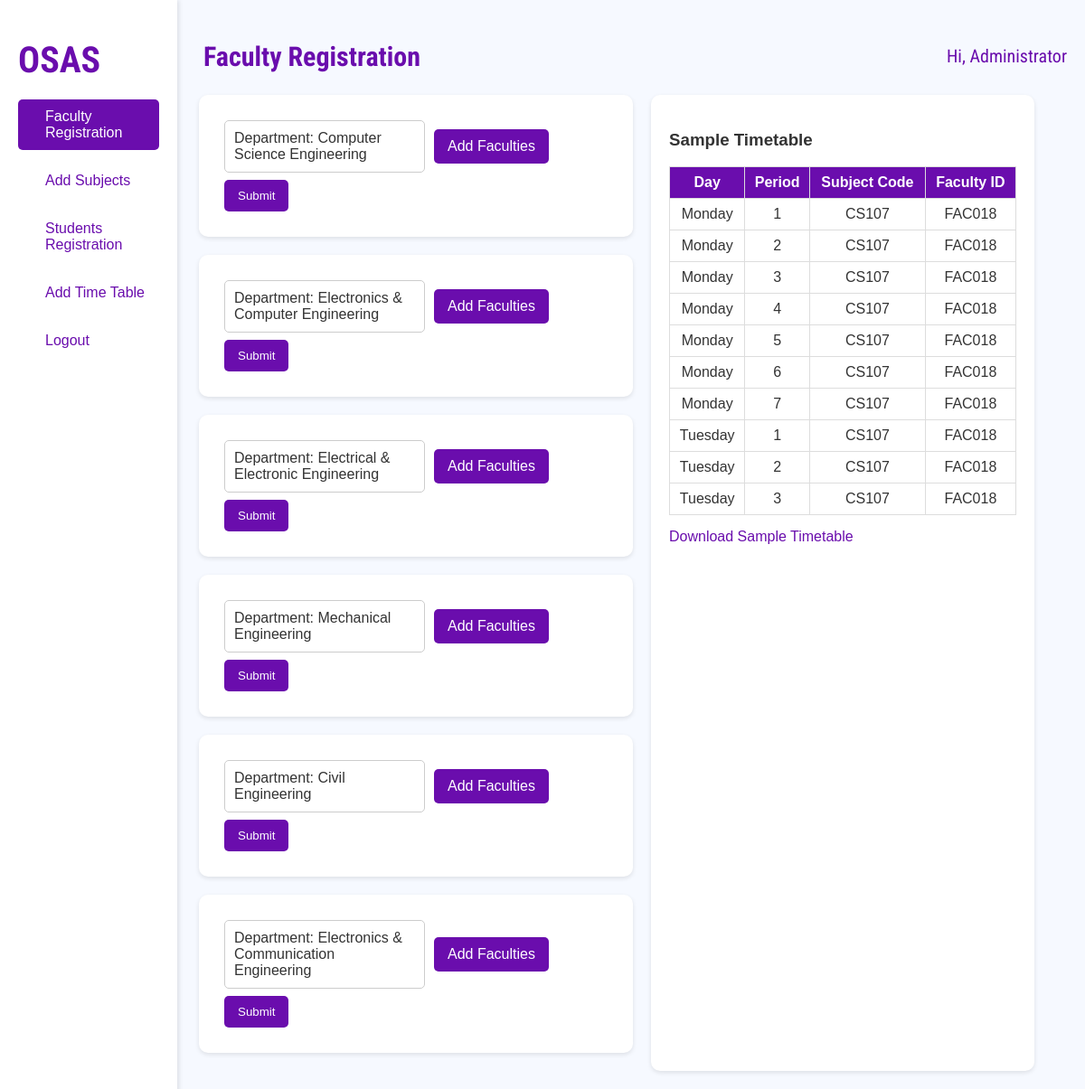
Page /faculty/ (signed in) on the committed database.
### osasapp/models.py (models this page shows, shortened)
class Department(models.Model):
    name = models.CharField(max_length=255, unique=True)
    code = models.CharField(max_length=6, unique=True)

### osasapp/views.py (the view)
# urls.py: path('faculty/',views.faculty,name='faculty'), # admin start page
def faculty(request):
    if request.session.get('user_type') == 'admin':
        departments = Department.objects.all()
        return render(request, "Admin/faculty.html", {"departments": departments})
    else:
        messages.error(request, "You are not authorized to access this page.")
        return redirect('login')

### osasapp/templates/Admin/faculty.html (shortened to what this page needs)
{% load static %}
<!DOCTYPE html>
<html lang="en">
<head>
</head>
<body>
    <div class="container">
        <aside class="sidebar">
            <h1 class="logo">OSAS</h1>
            <ul class="menu">
                <li class="menu-item active">Faculty Registration</li>
                <a href="{% url 'subject' %}"><li class="menu-item">Add Subjects</li></a>
                <a href="{% url 'student' %}"><li class="menu-item">Students Registration</li></a>
                <a href="{% url 'timetable' %}"><li class="menu-item">Add Time Table</li></a>
                <a href="{% url 'logout' %}"><li class="menu-item">Logout</li></a>
            </ul>
        </aside>
        <main class="main-content">
            <header class="header">
                <h2>Faculty Registration</h2>
                <div class="user-profile">
                    <span>Hi, {{ request.session.full_name }}</span>
                </div>
            </header>
            <div class="section">
                <div class="left-section">
                    {% for department in departments %}
                    <section class="content">
                        <form method="POST" enctype="multipart/form-data" action="{% url 'upload_faculty' %}">
                            <div class="form-group">
                                <div class="dropdown">Department: {{ department.name }}</div>
                                <label for="faculty_file_{{ department.code }}" class="custom-file-upload">Add Faculties</label>
                            </div>
                            <div class="form-group">
                                <button type="submit" class="btn">Submit</button>
                            </div>
                        </form>
                    </section>
                    {% endfor %}
                </div>
                <div class="right-section">
                    <h3>Sample Timetable</h3>
                    <table>
                        <tr>
                            <th>Day</th>
                            <th>Period</th>
                            <th>Subject Code</th>
                            <th>Faculty ID</th>
                        </tr>
                        <tr><td>Monday</td><td>1</td><td>CS107</td><td>FAC018</td></tr>
                        <tr><td>Monday</td><td>2</td><td>CS107</td><td>FAC018</td></tr>
                        <tr><td>Monday</td><td>3</td><td>CS107</td><td>FAC018</td></tr>
                        <tr><td>Monday</td><td>4</td><td>CS107</td><td>FAC018</td></tr>
                        <tr><td>Monday</td><td>5</td><td>CS107</td><td>FAC018</td></tr>
                        <tr><td>Monday</td><td>6</td><td>CS107</td><td>FAC018</td></tr>
                        <tr><td>Monday</td><td>7</td><td>CS107</td><td>FAC018</td></tr>
                        <tr><td>Tuesday</td><td>1</td><td>CS107</td><td>FAC018</td></tr>
                        <tr><td>Tuesday</td><td>2</td><td>CS107</td><td>FAC018</td></tr>
                        <tr><td>Tuesday</td><td>3</td><td>CS107</td><td>FAC018</td></tr>
                    </table>
                    <a href="{% static 'timetable_sample.xlsx' %}" class="download-link" download>Download Sample Timetable</a>
                </div>
            </div>
        </main>
    </div>
</body>
</html>

### osasapp/templates/Admin/faculty.html (style rules this page uses)
body { margin: 0; font-family: Arial, sans-serif; background-color: #f6f9ff; color: #333; }
.container { display: flex; height: 100vh; flex-direction: column; justify-content: space-between; width: 100%; }
.sidebar { background-color: #ffffff; color: rgb(9, 8, 8); width: 13%; padding: 20px; box-shadow: 2px 0 5px rgba(0, 0, 0, 0.1); padding-top: 10px; height: 100%; position: fixed; }
.logo { font-size: 40px; margin-bottom: 20px; color: #6a0dad; font-family: "Roboto Condensed", serif; }
.menu a { text-decoration: none; color: #6a0dad; }
.menu { list-style: none; padding: 0; margin: 0; }
.menu-item { margin: 15px 0; cursor: pointer; padding: 10px; padding-left: 30px; border-radius: 5px; transition: background-color 0.3s; color: #6a0dad; }
.menu-item.active { background-color: #6a0dad; color: #fff; }
.main-content { display: flex; flex-direction: column; padding: 20px; width: 80%; margin-left: auto; }
.header { display: flex; justify-content: space-between; align-items: center; color: #6a0dad; padding-left: 5px; font-family: "Roboto Condensed", serif; font-size: 20px; }
.content { background: white; padding: 20px; border-radius: 10px; box-shadow: 0 2px 5px rgba(0, 0, 0, 0.1); margin-bottom: 20px; }
.form-group { display: flex; align-items: center; gap: 10px; margin: 8px; }
.dropdown { padding: 10px; border: 1px solid #ccc; border-radius: 5px; width: 200px; }
.custom-file-upload { display: inline-block; padding: 10px 15px; background-color: #6a0dad; color: white; border-radius: 5px; cursor: pointer; font-size: 16px; text-align: center; transition: background-color 0.3s; }
.btn { background-color: #6a0dad; color: white; border: none; padding: 10px 15px; border-radius: 5px; cursor: pointer; transition: background-color 0.3s; }
.section { display: flex; flex-direction: row; gap: 20px; }
.left-section { width: 50%; }
.right-section { width: 40%; background: white; padding: 20px; border-radius: 10px; box-shadow: 0 2px 5px rgba(0, 0, 0, 0.1); }
table { width: 100%; border-collapse: collapse; margin-top: 10px; }
th, td { padding: 8px; border: 1px solid #ddd; text-align: center; }
th { background-color: #6a0dad; color: white; }
.download-link { display: block; margin-top: 15px; color: #6a0dad; text-decoration: none; font-size: 16px; }

### rows in the picture
Department: name "Computer Science Engineering"
Department: name "Electronics & Computer Engineering"
Department: name "Electrical & Electronic Engineering"
Department: name "Mechanical Engineering"
Department: name "Civil Engineering"
Department: name "Electronics & Communication Engineering"

### other values in the picture
{{ request.session.full_name }} "Administrator"
